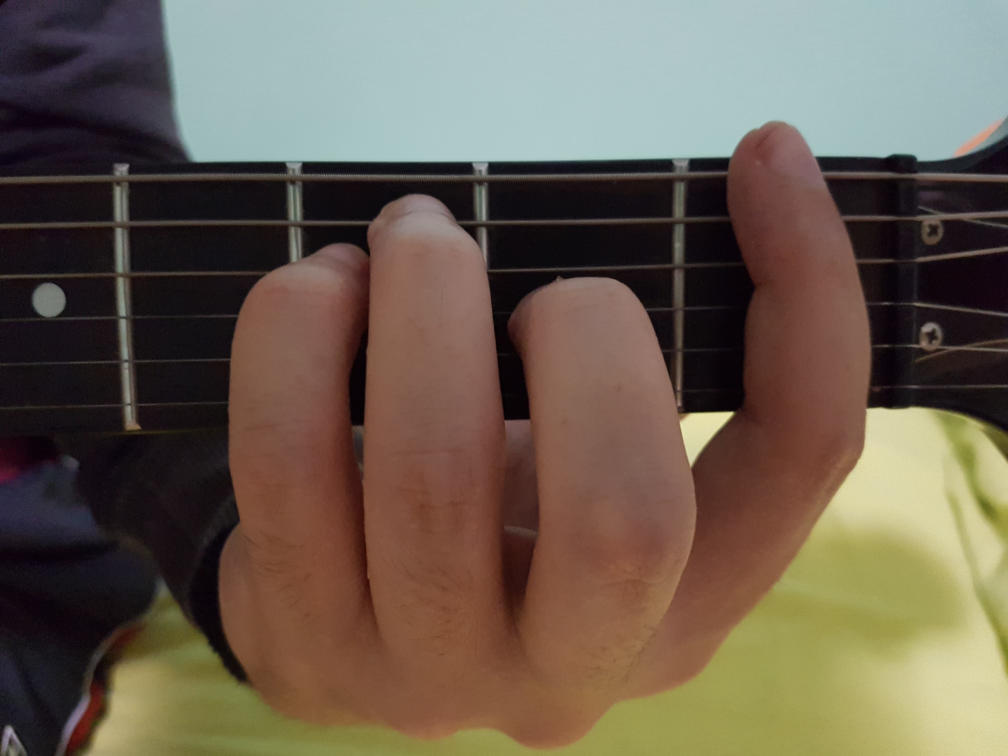
#> input picture a5.jpg, 4032 x 3024 px (shown at 1/4 size)
$ python handDetection.py   (older library calls are emulated)
#> lines starting #> are read from the running program, lines starting #| are printed output that depends on the picture; after the words box and inside, x2 and y2 are one past the last pixel; in counts of white or black regions, pixels touching at a corner belong together
import cv2
import numpy as np
import math
from scipy.signal import argrelextrema

#ucitavanje slike i resizovanje
img = cv2.imread('a5.jpg')
#> img is the input picture: shape (3024, 4032, 3); mean B, G, R 80.6, 94.6, 107.3
resized = cv2.resize(img, (512, 512), cv2.INTER_LINEAR)

#hsv i treshold
hsv_img = cv2.cvtColor(resized, cv2.COLOR_BGR2HSV)
#> hsv_img: shape (512, 512, 3); mean H, S, V 64, 93.2, 112.5
lower_skin = np.array([0,55,95])
upper_skin = np.array([10,175,255]) #namestaj H parametar kako bi izdvojio boju koze bolje

#maska za boju koze
skinMask = cv2.inRange(hsv_img, lower_skin, upper_skin)
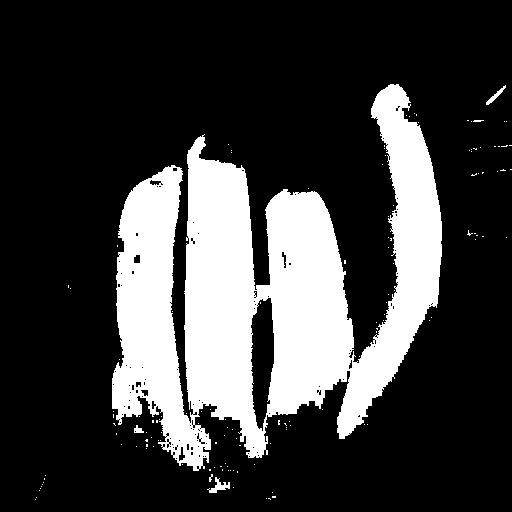
#> skinMask: shape (512, 512); 24% white; 135 white regions (131 under 20 px), largest, box (x1, y1, x2, y2) and area: (112, 84, 442, 471) 62221, (207, 477, 230, 493) 145, (486, 85, 506, 105) 95, (134, 425, 144, 433) 49
kernel = cv2.getStructuringElement(cv2.MORPH_ELLIPSE, (11, 11))
kernel2 = cv2.getStructuringElement(cv2.MORPH_ELLIPSE, (3, 3)) #kernel za eroziju
skinMask = cv2.dilate(skinMask, kernel, iterations = 2)
#> skinMask: shape (512, 512); 38.5% white; 9 white regions, largest, box (x1, y1, x2, y2) and area: (102, 74, 452, 503) 94109, (457, 75, 512, 132) 1876, (459, 135, 512, 162) 1029
skinMask = cv2.erode(skinMask, kernel, iterations = 2)
#> skinMask: shape (512, 512); 28.2% white; 32 white regions (27 under 20 px), largest, box (x1, y1, x2, y2) and area: (112, 84, 442, 493) 73690, (486, 85, 511, 105) 112, (467, 230, 484, 240) 64, (266, 492, 276, 500) 33, (473, 118, 484, 122) 26
skinMask = cv2.erode(skinMask, kernel2, iterations = 2) #dodatno erodirati za manje piksela (kernel2) zbog zica
#> skinMask: shape (512, 512); 26.7% white; 4 white regions (2 under 20 px), largest, box (x1, y1, x2, y2) and area: (114, 86, 440, 491) 70037, (488, 88, 504, 103) 23
skinMask = cv2.GaussianBlur(skinMask, (3, 3), 0)
skinMask = cv2.medianBlur(skinMask, 19)

skin = cv2.bitwise_and(hsv_img, hsv_img, mask=skinMask)
#> skin: shape (512, 512, 3); mean H, S, V 3.1, 33.7, 33.3
image = cv2.cvtColor(skin, cv2.COLOR_HSV2BGR)

#nalazenje kontura
ret,thresh = cv2.threshold(skinMask, 0, 255, 0)
#> thresh: shape (512, 512); 27.6% white; 1 white region
im2,contours,hierarchy = cv2.findContours(thresh, cv2.RETR_EXTERNAL, cv2.CHAIN_APPROX_NONE)
#> contours = 1 contour; box (x1, y1, x2, y2) and area: (113, 86, 441, 491) 72770

if len(contours) != 0:
    cv2.drawContours(image, contours, -1, 255, 3)
#> image: shape (512, 512, 3); mean B, G, R 24, 20.4, 31.2
    #nadji najvecu konturu
    c = max(contours, key = cv2.contourArea)
#> c = contour of 1550 points, box (x1, y1, x2, y2) (113, 86, 441, 491), area 72770
    x,y,w,h = cv2.boundingRect(c)
#> x = 113; y = 86; w = 328; h = 405
    #cv2.rectangle(image,(x,y),(x+w,y+h),(0,255,0),2)

#nalazenje tacaka na konturi
hull = cv2.convexHull(c,returnPoints = False)
#> hull = 46 values, max 1544 at index 0, min 0 at index 45, mean 1056.5
defects = cv2.convexityDefects(c,hull)
#> defects = 38 rows, first 6: [0, 560, 259, 60934], [560, 621, 579, 1976], [631, 639, 632, 114], [639, 648, 641, 162], [648, 657, 652, 222], [657, 662, 661, 201]
fingerTips = []

for i in range(defects.shape[0]):
    s,e,f,d = defects[i,0]
    start = tuple(c[s][0])
    end = tuple(c[e][0])
    far = tuple(c[f][0])
    #cv2.line(image,start,end,[0,255,0],2)
    cv2.circle(image,end,5,[0,0,255],-1)
    fingerTips.append(end) #dodavanje koordinata vrhova prstiju u niz
#> this loop made 38 passes
#> (s, e, f, d, start, end, far) on passes 1 to 7: (0, 560, 259, 60934, (390, 86), (195, 143), (366, 341)), (560, 621, 579, 1976, (195, 143), (140, 183), (182, 162)), (631, 639, 632, 114, (130, 193), (126, 201), (130, 194)), (639, 648, 641, 162, (126, 201), (123, 210), (126, 203)), (648, 657, 652, 222, (123, 210), (121, 219), (123, 214)), (657, 662, 661, 201, (121, 219), (120, 224), (121, 223)), (662, 670, 669, 222, (120, 224), (119, 232), (120, 231))
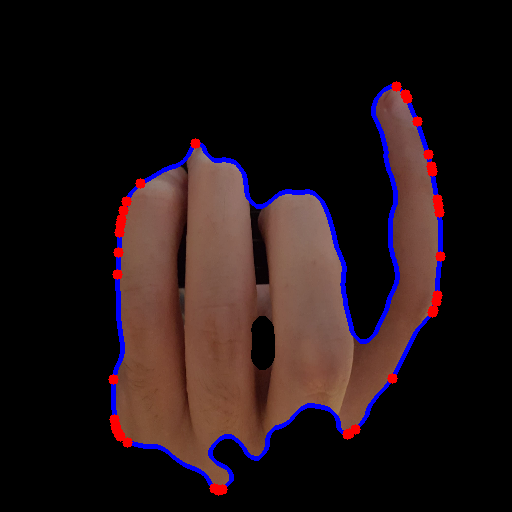
#> image: shape (512, 512, 3); mean B, G, R 22.6, 20.2, 33.4
#> after the loop, fingerTips = 38 pairs, first value 113 to 440, second value 86 to 490

def prikaziKonturu():
    cv2.imshow('image', np.hstack([resized, image]))
    cv2.waitKey(0)
    cv2.destroyAllWindows()


################ trazenje linija (zica) gitare ################
#resized = cv2.medianBlur(resized, 11)
gray = cv2.cvtColor(resized, cv2.COLOR_BGR2GRAY)

edges = cv2.Canny(gray, 25, 150)
#> edges: shape (512, 512); 3.6% white in thin lines or dots

kernelLine = cv2.getStructuringElement(cv2.MORPH_RECT, (3,3))
#> kernelLine = [[1, 1, 1], [1, 1, 1], [1, 1, 1]]
dilatation = cv2.dilate(edges, kernelLine, iterations = 2)
#> dilatation: shape (512, 512); 16.4% white; 5 white regions, box (x1, y1, x2, y2) and area: (0, 0, 512, 512) 40620, (476, 306, 512, 464) 1508, (29, 306, 46, 350) 496, (0, 489, 16, 512) 288, (0, 0, 10, 8) 66
erodion = cv2.erode(dilatation, kernelLine, iterations= 2)
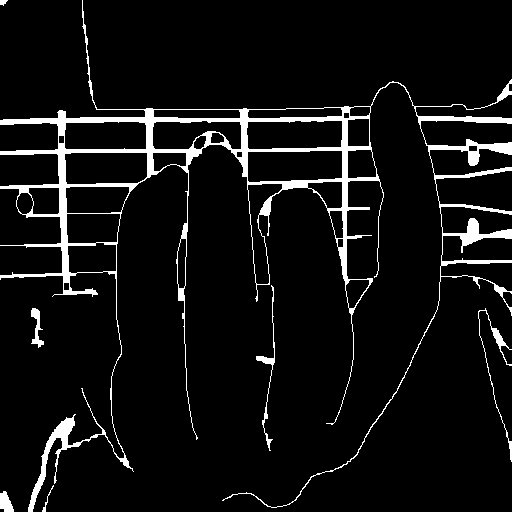
#> erodion: shape (512, 512); 6.5% white; 7 white regions, largest, box (x1, y1, x2, y2) and area: (0, 0, 512, 512) 15904, (478, 308, 512, 462) 400, (256, 285, 275, 451) 351

lines = cv2.HoughLinesP(erodion, 1, np.pi/180, 50, maxLineGap=100, minLineLength=20)
#> lines = 92 rows, first 6: [30, 118, 511, 118], [0, 120, 511, 120], [3, 119, 511, 119], [16, 150, 511, 150], [0, 151, 511, 151], [0, 187, 435, 180]

horizontalLines = []
verticalLines = []
#iscrtavanje horizontalnih linija
for line in lines:
    x1, y1, x2, y2 = line[0]
    angle = math.atan2(y1 - y2, x1 - x2) ##################################
    angle = angle * 180 / np.pi          ## trazenje ugla za iscrtavanje
    if angle < 185 and angle > 175:      ##################################
        #cv2.line(resized, (x1,y1), (x2,y2), (0,255,0), 3)
        horizontalLines.append([(x1,y1),(x2,y2)]) #lista horizontalnih linija
#> this loop made 92 passes
#> (x1, y1, x2, y2, angle) on passes 1 to 8: (30, 118, 511, 118, 180), (0, 120, 511, 120, 180), (3, 119, 511, 119, 180), (16, 150, 511, 150, 180), (0, 151, 511, 151, 180), (0, 187, 435, 180, 179.1), (58, 117, 501, 117, 180), (55, 149, 511, 149, 180)

### ***grupisi horizontalne*** ###
horizontalLinesTemp = horizontalLines #kopirana originalna lista
avgYtemp = []

for hl in horizontalLinesTemp:
    tempY = (hl[0][1] + hl[1][1]) / 2
    avgYtemp.append(tempY)
#> this loop made 45 passes

avgYtemp2 = avgYtemp
strings = []
similar = []

while len(avgYtemp) > 0:
    k = 0
    while len(avgYtemp2) > k:
        if abs(avgYtemp[0] - avgYtemp2[k]) < 20:
            similar.append(avgYtemp2[k])
            k += 1
        else:
            k += 1

    superY = sum(similar) / len(similar)
    strings.append(superY)
    for s in similar:
        avgYtemp.remove(s)

    similar.clear()
#> this loop made 6 passes

strings.sort()

for s in strings:
    y = int(round(s))
    cv2.line(resized, (0, y), (512, y), (0, 255, 0), 3)
#> this loop made 6 passes
#> s on passes 1 to 6: 116.3, 148.5, 185.1, 208.9, 238.9, 271.5
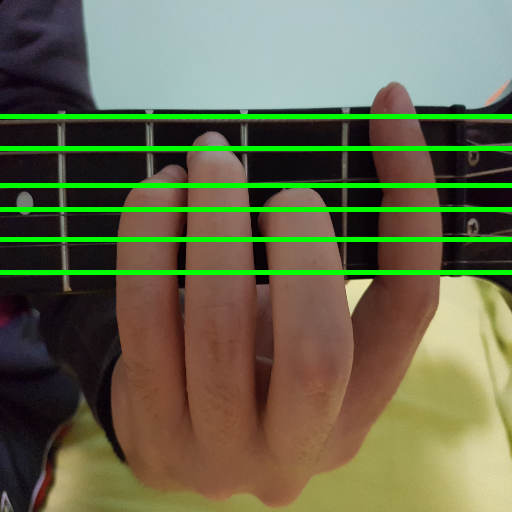
#> resized: shape (512, 512, 3); mean B, G, R 77.7, 106.5, 103.2

### nadji i grupisi vertikalne ###
### nacrtaj vertikalne ###

lines = cv2.HoughLinesP(erodion, 1, np.pi/180, 50, maxLineGap=30, minLineLength=60)

verticalLines = []
#iscrtavanje horizontalnih linija
for line in lines:
    x1, y1, x2, y2 = line[0]
    angle = math.atan2(y1 - y2, x1 - x2) ##################################
    angle = angle * 180 / np.pi          ## trazenje ugla za iscrtavanje
    if angle < 95 and angle > 85:      ##################################
        if y2 < 256:
            cv2.line(resized, (x1,y1), (x2,y2), (0,255,0), 3)
            verticalLines.append([(x1,y1),(x2,y2)]) #lista vertikalnih linija
#> this loop made 102 passes
#> line on passes 1 to 8: [[30, 118, 369, 118]], [[0, 120, 369, 120]], [[3, 119, 369, 119]], [[16, 150, 371, 150]], [[0, 151, 309, 151]], [[0, 187, 136, 185]], [[418, 117, 501, 117]], [[55, 149, 371, 149]]
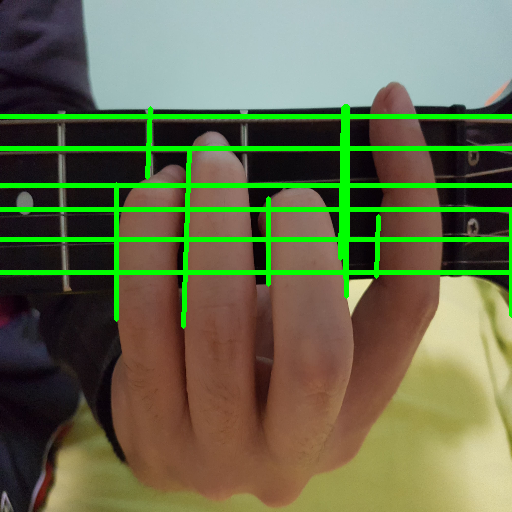
#> resized: shape (512, 512, 3); 1.57% of pixels changed, all inside (x1, y1, x2, y2) = (114, 104, 512, 329)

###grupisi vertikalne###

#print(verticalLines)

verticalLinesTemp = verticalLines
arrayX = []
arrayX2 = []

for vl in verticalLines:
    avgX = (vl[0][0] + vl[1][0]) / 2
    arrayX.append(avgX)
#> this loop made 11 passes
#> vl on passes 1 to 8: [(346, 296), (346, 106)], [(345, 278), (345, 106)], [(347, 238), (347, 106)], [(183, 326), (189, 148)], [(340, 258), (343, 107)], [(116, 319), (116, 184)], [(268, 284), (268, 198)], [(147, 177), (150, 108)]

arrayX.sort()
meanX = arrayX[0]

for x in arrayX:
    if abs(meanX - x) < 20:
        meanX = (meanX + x) / 2
#> this loop made 11 passes
#> x on passes 1 to 8: 116, 148.5, 186, 268, 341.5, 344, 345, 346

##prvi sledeci prag##
for xx in arrayX:
    if xx > (meanX + 50):
        arrayX2.append(xx)
#> this loop made 11 passes

meanX2 = arrayX2[0]
for xx in arrayX2:
    if abs(meanX2 - xx) < 20:
        meanX2 = (meanX2 + xx) / 2
#> this loop made 9 passes

cv2.line(resized, (int(meanX),0), (int(meanX),512), (255,0,0), 3)
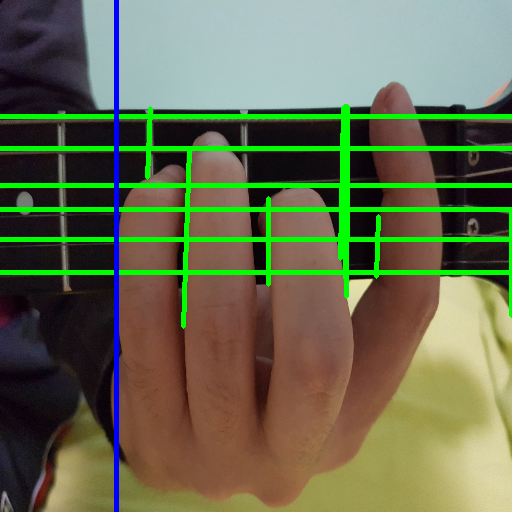
#> resized: shape (512, 512, 3); 0.98% of pixels changed, all inside (x1, y1, x2, y2) = (114, 0, 119, 512)

############################################################### trazenje svih pragova

fret1 = 0
fret2 = 0
fret3 = 0
fret4 = 0
ima3 = False
ima4 = False

if meanX < 100:
    fret4 = meanX
    #da li je treci ili cetvrt
    dif = abs(fret4 - meanX2)
    if(dif < 80):
        meanX2 = meanX2 + 40
        dif = abs(meanX2 - meanX)
    elif (dif > 150) and (dif < 250):
        meanX2 = (abs(meanX2-meanX) / 2) + meanX
        dif = abs(meanX2 - meanX)
    restPhoto = 512 - fret4
    if (restPhoto // dif) == 3:
        fret3 = fret4
        ima3 = True
    elif (restPhoto // dif) == 4 or (restPhoto // dif) == 5:
        fret3 = meanX2
        ima4 = True

    if ima4 == True:
        fret2 = fret3 + dif+5
        fret1 = fret2 + dif+10
    elif ima3 == True:
        fret2 = fret3 + dif+5
        fret1 = fret2 + dif+10

if ima3 == True:
    cv2.line(resized, (int(fret3), 0), (int(fret3), 512), (255, 0, 0), 3)
    cv2.line(resized, (int(fret2), 0), (int(fret2), 512), (255, 0, 0), 3)
    cv2.line(resized, (int(fret1), 0), (int(fret1), 512), (255, 0, 0), 3)

if ima4 == True:
    cv2.line(resized, (int(fret4), 0), (int(fret4), 512), (255, 0, 0), 3)
    cv2.line(resized, (int(fret3), 0), (int(fret3), 512), (255, 0, 0), 3)
    cv2.line(resized, (int(fret2), 0), (int(fret2), 512), (255, 0, 0), 3)
    cv2.line(resized, (int(fret1), 0), (int(fret1), 512), (255, 0, 0), 3)

# [5 lines left out: function prikaziZicePragove, not called in this run]


strings.sort(reverse=True)
tonovi = []

def koordinateZicaPragova():
    print('STRINGS: ', strings)
    print(fret3, fret2, fret1)

akordi = []

if len(strings) > 5:
    for ft in fingerTips:
        if ft[0] > fret3 and ft[0] < fret2:
            if ft[1] <= strings[5]:
                tonovi.append("G")
            elif ft[1] > strings[5] and ft[1] <= strings[4]:
                tonovi.append("C")
            elif ft[1] > strings[4] and ft[1] <= strings[3]:
                tonovi.append("F")
            elif ft[1] > strings[3] and ft[1] <= strings[2]:
                tonovi.append("B")
            elif ft[1] > strings[2] and ft[1] <= strings[1]:
                tonovi.append("D")
            elif ft[1] > strings[1] and ft[1] <= strings[0]:
                tonovi.append("G")
        elif ft[0] > fret2 and ft[0] < fret1:
            if ft[1] <= strings[5]:
                tonovi.append("F#")
            elif ft[1] > strings[5] and ft[1] <= strings[4]:
                tonovi.append("H")
            elif ft[1] > strings[4] and ft[1] <= strings[3]:
                tonovi.append("E")
            elif ft[1] > strings[3] and ft[1] <= strings[2]:
                tonovi.append("A")
            elif ft[1] > strings[2] and ft[1] <= strings[1]:
                tonovi.append("C#")
            elif ft[1] > strings[1] and ft[1] <= strings[0]:
                tonovi.append("F#")
        elif ft[0] > fret1:
            if ft[1] <= strings[5]:
                tonovi.append("F")
            elif ft[1] > strings[5] and ft[1] <= strings[4]:
                tonovi.append("B")
            elif ft[1] > strings[4] and ft[1] <= strings[3]:
                tonovi.append("D#")
            elif ft[1] > strings[3] and ft[1] <= strings[2]:
                tonovi.append("G#")
            elif ft[1] > strings[2] and ft[1] <= strings[1]:
                tonovi.append("C")
            elif ft[1] > strings[1] and ft[1] <= strings[0]:
                tonovi.append("F")
#> this loop made 38 passes
#> ft on passes 1 to 8: (195, 143), (140, 183), (126, 201), (123, 210), (121, 219), (120, 224), (119, 232), (118, 252)
else:
    akordi.append("Nedovoljno prepoznatih zica!")

def ispisiTonove(tonovi):
    tonovi = list(dict.fromkeys(tonovi)) #izbaci duplikate
    print(tonovi)

#koji akord je u pitanju na osnovu tonova

if len(tonovi) > 0:
    if "C" in tonovi and "E" in tonovi:
        akordi.append("C dur")
    elif "A" in tonovi and "C#" in tonovi and "E" in tonovi:
        akordi.append("A dur")
    elif "F" in tonovi and "C" in tonovi and "A" in tonovi:
        akordi.append("F dur")
    elif "G" in tonovi and "H" in tonovi and "D" in tonovi:
        akordi.append("G dur")
    elif "E" in tonovi and "G#" in tonovi and "H" in tonovi:
        akordi.append("E dur")
    elif "D" in tonovi and "F#" in tonovi and "A" in tonovi:
        akordi.append("D dur")
    elif "A" in tonovi and "C" in tonovi and "E" in tonovi:
        akordi.append("A mol")
    elif "E" in tonovi and "H" in tonovi:
        akordi.append("E mol")
    elif "D" in tonovi and "A" in tonovi and "F" in tonovi:
        akordi.append("D mol")
    elif "B" in tonovi and "F" in tonovi:
        akordi.append("B dur")
    elif "B" in tonovi and "F" in tonovi and "C#" in tonovi:
        akordi.append("B mol")
    else:
        akordi.append("Akord nije prepoznat")


#ispisiTonove(tonovi)
#prikaziZicePragove()
#koordinateZicaPragova()
prikaziKonturu()
#> in prikaziKonturu, `cv2.imshow('image', np.hstack([resized, image]))`:
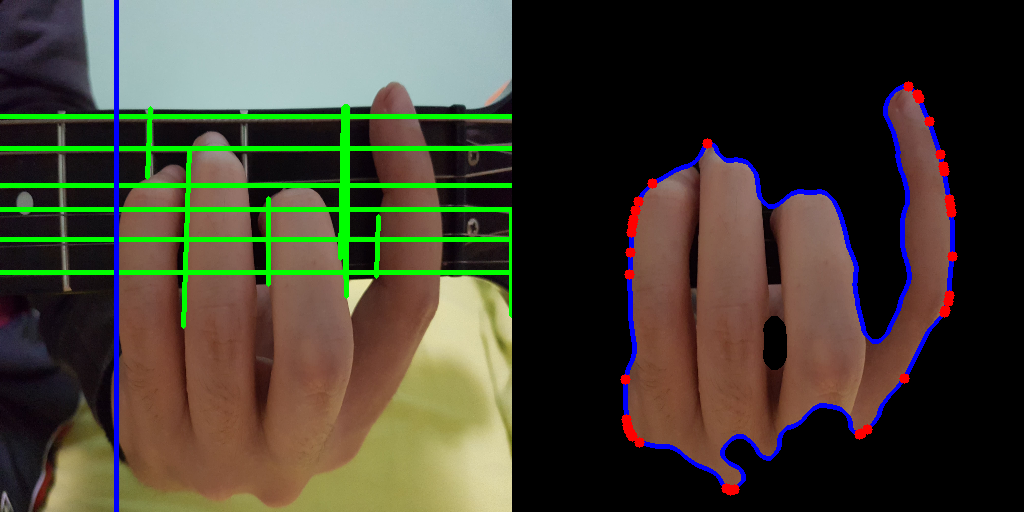
#> window 'image': shape (512, 1024, 3); mean B, G, R 50.7, 64.3, 67.4
print(akordi)
